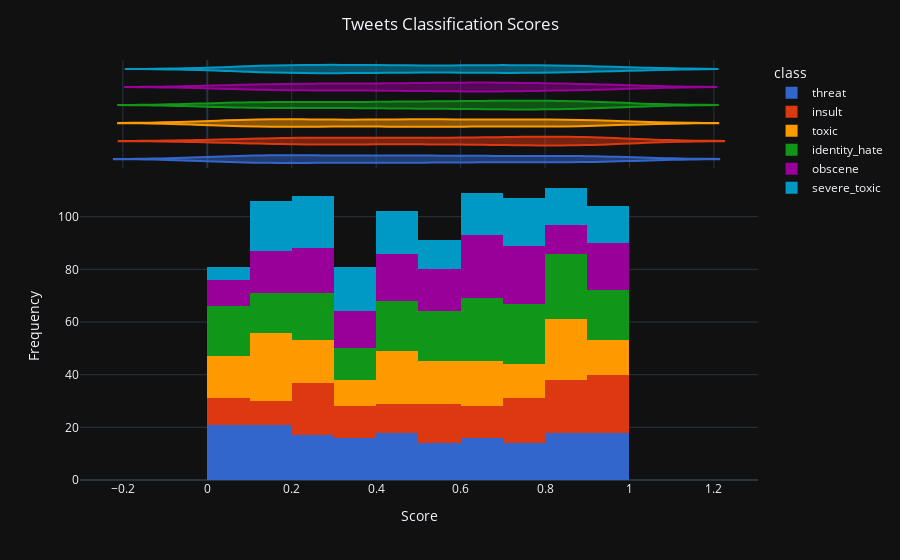

The code cell stored with this chart in its notebook:
### Code cell
# Graph 1 - Tweeter score distribution

# Generate random scores and classes to test the ploting function
scores = np.random.rand(1000)
classes = ['toxic','severe_toxic','obscene','threat','insult','identity_hate']
scores_df = pd.DataFrame(scores)
scores_df = scores_df.rename(columns={0:'score'})
scores_df['class'] = scores_df['score'].apply(lambda x: np.random.choice(classes))

# Generate dist plot
fig = px.histogram(scores_df, x="score", 
                   color="class",
                   labels={
                     "score": "Score",
                   },
                   marginal="violin", # or violin, rug
                   template=template,
                   #hover_name='class',
                   color_discrete_sequence=px.colors.qualitative.G10,
                   nbins=10
                   )

fig.update_layout(
    title={"text": "Tweets Classification Scores", "x": 0.5}, yaxis_title="Frequency"
)
fig.show()

### Figure 1 — Plotly figure (JSON) as saved in the notebook; plotly's stock layout.template omitted (floating-point values rounded to 4 significant figures; data arrays with more than 128 entries replaced by an {"elided": "..."} marker saying what was removed)
{"data": [{"alignmentgroup": "True", "bingroup": "x", "hovertemplate": "class=threat<br>Score=%{x}<br>count=%{y}<extra></extra>", "legendgroup": "threat", "marker": {"color": "#3366CC", "pattern": {"shape": ""}}, "name": "threat", "nbinsx": 10, "offsetgroup": "threat", "orientation": "v", "showlegend": true, "type": "histogram", "x": {"elided": "173 float values"}, "xaxis": "x", "yaxis": "y"}, {"alignmentgroup": "True", "hovertemplate": "class=threat<br>Score=%{x}<extra></extra>", "legendgroup": "threat", "marker": {"color": "#3366CC"}, "name": "threat", "offsetgroup": "threat", "scalegroup": "x", "showlegend": false, "type": "violin", "x": {"elided": "173 float values"}, "xaxis": "x2", "yaxis": "y2"}, {"alignmentgroup": "True", "bingroup": "x", "hovertemplate": "class=insult<br>Score=%{x}<br>count=%{y}<extra></extra>", "legendgroup": "insult", "marker": {"color": "#DC3912", "pattern": {"shape": ""}}, "name": "insult", "nbinsx": 10, "offsetgroup": "insult", "orientation": "v", "showlegend": true, "type": "histogram", "x": {"elided": "148 float values"}, "xaxis": "x", "yaxis": "y"}, {"alignmentgroup": "True", "hovertemplate": "class=insult<br>Score=%{x}<extra></extra>", "legendgroup": "insult", "marker": {"color": "#DC3912"}, "name": "insult", "offsetgroup": "insult", "scalegroup": "x", "showlegend": false, "type": "violin", "x": {"elided": "148 float values"}, "xaxis": "x2", "yaxis": "y2"}, {"alignmentgroup": "True", "bingroup": "x", "hovertemplate": "class=toxic<br>Score=%{x}<br>count=%{y}<extra></extra>", "legendgroup": "toxic", "marker": {"color": "#FF9900", "pattern": {"shape": ""}}, "name": "toxic", "nbinsx": 10, "offsetgroup": "toxic", "orientation": "v", "showlegend": true, "type": "histogram", "x": {"elided": "170 float values"}, "xaxis": "x", "yaxis": "y"}, {"alignmentgroup": "True", "hovertemplate": "class=toxic<br>Score=%{x}<extra></extra>", "legendgroup": "toxic", "marker": {"color": "#FF9900"}, "name": "toxic", "offsetgroup": "toxic", "scalegroup": "x", "showlegend": false, "type": "violin", "x": {"elided": "170 float values"}, "xaxis": "x2", "yaxis": "y2"}, {"alignmentgroup": "True", "bingroup": "x", "hovertemplate": "class=identity_hate<br>Score=%{x}<br>count=%{y}<extra></extra>", "legendgroup": "identity_hate", "marker": {"color": "#109618", "pattern": {"shape": ""}}, "name": "identity_hate", "nbinsx": 10, "offsetgroup": "identity_hate", "orientation": "v", "showlegend": true, "type": "histogram", "x": {"elided": "193 float values"}, "xaxis": "x", "yaxis": "y"}, {"alignmentgroup": "True", "hovertemplate": "class=identity_hate<br>Score=%{x}<extra></extra>", "legendgroup": "identity_hate", "marker": {"color": "#109618"}, "name": "identity_hate", "offsetgroup": "identity_hate", "scalegroup": "x", "showlegend": false, "type": "violin", "x": {"elided": "193 float values"}, "xaxis": "x2", "yaxis": "y2"}, {"alignmentgroup": "True", "bingroup": "x", "hovertemplate": "class=obscene<br>Score=%{x}<br>count=%{y}<extra></extra>", "legendgroup": "obscene", "marker": {"color": "#990099", "pattern": {"shape": ""}}, "name": "obscene", "nbinsx": 10, "offsetgroup": "obscene", "orientation": "v", "showlegend": true, "type": "histogram", "x": {"elided": "166 float values"}, "xaxis": "x", "yaxis": "y"}, {"alignmentgroup": "True", "hovertemplate": "class=obscene<br>Score=%{x}<extra></extra>", "legendgroup": "obscene", "marker": {"color": "#990099"}, "name": "obscene", "offsetgroup": "obscene", "scalegroup": "x", "showlegend": false, "type": "violin", "x": {"elided": "166 float values"}, "xaxis": "x2", "yaxis": "y2"}, {"alignmentgroup": "True", "bingroup": "x", "hovertemplate": "class=severe_toxic<br>Score=%{x}<br>count=%{y}<extra></extra>", "legendgroup": "severe_toxic", "marker": {"color": "#0099C6", "pattern": {"shape": ""}}, "name": "severe_toxic", "nbinsx": 10, "offsetgroup": "severe_toxic", "orientation": "v", "showlegend": true, "type": "histogram", "x": {"elided": "150 float values"}, "xaxis": "x", "yaxis": "y"}, {"alignmentgroup": "True", "hovertemplate": "class=severe_toxic<br>Score=%{x}<extra></extra>", "legendgroup": "severe_toxic", "marker": {"color": "#0099C6"}, "name": "severe_toxic", "offsetgroup": "severe_toxic", "scalegroup": "x", "showlegend": false, "type": "violin", "x": {"elided": "150 float values"}, "xaxis": "x2", "yaxis": "y2"}], "layout": {"barmode": "relative", "legend": {"title": {"text": "class"}, "tracegroupgap": 0}, "margin": {"t": 60}, "title": {"text": "Tweets Classification Scores", "x": 0.5}, "xaxis": {"anchor": "y", "domain": [0, 1], "title": {"text": "Score"}}, "xaxis2": {"anchor": "y2", "domain": [0, 1], "matches": "x", "showgrid": true, "showticklabels": false}, "yaxis": {"anchor": "x", "domain": [0, 0.7326], "title": {"text": "Frequency"}}, "yaxis2": {"anchor": "x2", "domain": [0.7426, 1], "matches": "y2", "showgrid": false, "showline": false, "showticklabels": false, "ticks": ""}}}
